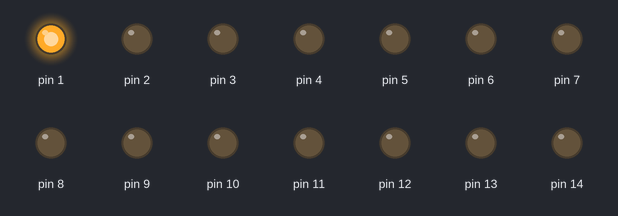
Bench run of a sketch on a simulated Arduino Uno, built with avr-gcc and run on an emulated ATmega328P. On the bench: output pins drawn as LEDs (lit = HIGH).

Above: at 0.2 s.
At 2.2 s:
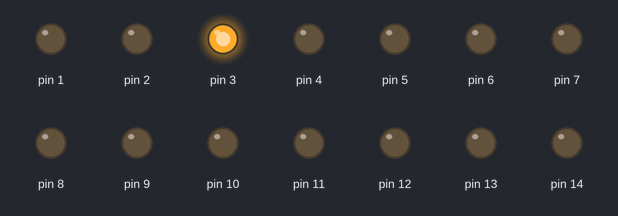
At 4.2 s:
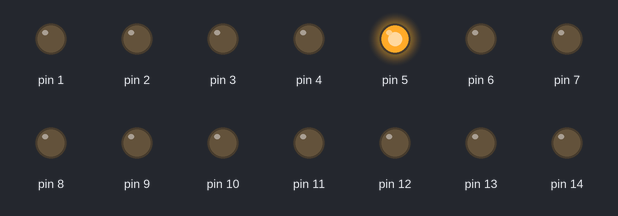
At 9.2 s:
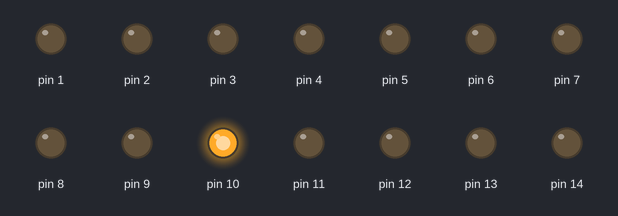
At 13.2 s:
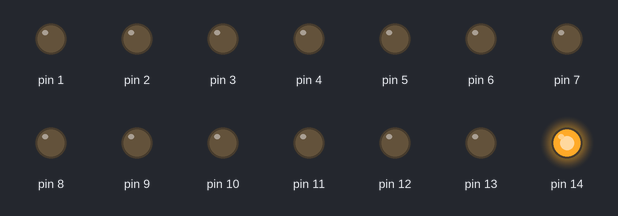
At 17.7 s:
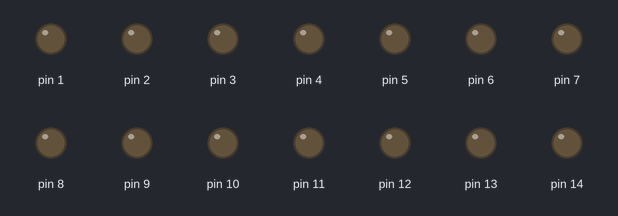
Timing chart, 0 to 18.2 s (numbered marks = the images above):
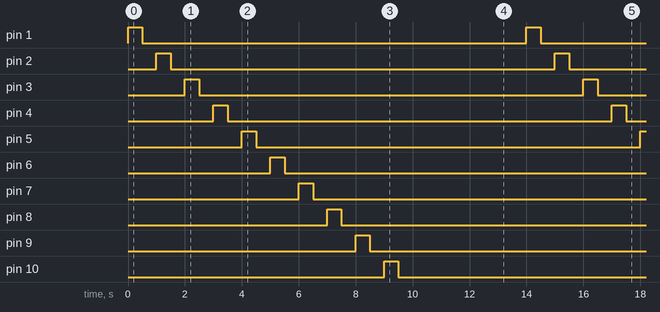

Measured:
- by itself, pin 1–14: alternates HIGH for 0.50 s and LOW for 13.5 s
- by itself, everything shown: repeats every 14.0 s, in 28 steps

The sketch:

LED_Running_Lights.ino
```cpp
void setup()
{
    pinMode(0, OUTPUT);   //设置LED口为输出模式
    digitalWrite(0, LOW);    // 设置LED 口默认为低电平
    pinMode(1, OUTPUT);   //设置LED口为输出模式
    digitalWrite(1, LOW);    // 设置LED 口默认为低电平
    pinMode(2, OUTPUT);   //设置LED口为输出模式
    digitalWrite(2, LOW);    // 设置LED 口默认为低电平
    pinMode(3, OUTPUT);   //设置LED口为输出模式
    digitalWrite(3, LOW);    // 设置LED 口默认为低电平
    pinMode(4, OUTPUT);   //设置LED口为输出模式
    digitalWrite(4, LOW);    // 设置LED 口默认为低电平
    pinMode(5, OUTPUT);   //设置LED口为输出模式
    digitalWrite(5, LOW);    // 设置LED 口默认为低电平
    pinMode(6, OUTPUT);   //设置LED口为输出模式
    digitalWrite(6, LOW);    // 设置LED 口默认为低电平
    pinMode(7, OUTPUT);   //设置LED口为输出模式
    digitalWrite(7, LOW);    // 设置LED 口默认为低电平
    pinMode(8, OUTPUT);   //设置LED口为输出模式
    digitalWrite(8, LOW);    // 设置LED 口默认为低电平
    pinMode(9, OUTPUT);   //设置LED口为输出模式
    digitalWrite(9, LOW);    // 设置LED 口默认为低电平
    pinMode(10, OUTPUT);   //设置LED口为输出模式
    digitalWrite(5, LOW);    // 设置LED 口默认为低电平
    pinMode(11, OUTPUT);   //设置LED口为输出模式
    digitalWrite(11, LOW);    // 设置LED 口默认为低电平
    pinMode(12, OUTPUT);   //设置LED口为输出模式
    digitalWrite(12, LOW);    // 设置LED 口默认为低电平
    pinMode(13, OUTPUT);   //设置LED口为输出模式
    digitalWrite(13, LOW);    // 设置LED 口默认为低电平
    pinMode(14, OUTPUT);   //设置LED口为输出模式
    digitalWrite(14, LOW);    // 设置LED 口默认为低电平

}

void loop() {
  //
    digitalWrite(1, HIGH);  // 设置LED 口默认为高电平
    delay(500); //延时500毫秒
    digitalWrite(1, LOW);  // 设置LED 口为低电平
    delay(500); //延时500毫秒
    digitalWrite(2, HIGH);  // 设置LED 口默认为高电平
    delay(500); //延时500毫秒
    digitalWrite(2, LOW);  // 设置LED 口为低电平
    delay(500); //延时500毫秒
    digitalWrite(3, HIGH);  // 设置LED 口默认为高电平
    delay(500); //延时500毫秒
    digitalWrite(3, LOW);  // 设置LED 口为低电平
    delay(500); //延时500毫秒
    digitalWrite(4, HIGH);  // 设置LED 口默认为高电平
    delay(500); //延时500毫秒
    digitalWrite(4, LOW);  // 设置LED 口为低电平
    delay(500); //延时500毫秒
    digitalWrite(5, HIGH);  // 设置LED 口默认为高电平
    delay(500); //延时500毫秒
    digitalWrite(5, LOW);  // 设置LED 口为低电平
    delay(500); //延时500毫秒
    digitalWrite(6, HIGH);  // 设置LED 口默认为高电平
    delay(500); //延时500毫秒
    digitalWrite(6, LOW);  // 设置LED 口为低电平
    delay(500); //延时500毫秒
    digitalWrite(7, HIGH);  // 设置LED 口默认为高电平
    delay(500); //延时500毫秒
    digitalWrite(7, LOW);  // 设置LED 口为低电平
    delay(500); //延时500毫秒
    digitalWrite(8, HIGH);  // 设置LED 口默认为高电平
    delay(500); //延时500毫秒
    digitalWrite(8, LOW);  // 设置LED 口为低电平
    delay(500); //延时500毫秒
    digitalWrite(9, HIGH);  // 设置LED 口默认为高电平
    delay(500); //延时500毫秒
    digitalWrite(9, LOW);  // 设置LED 口为低电平
    delay(500); //延时500毫秒
    digitalWrite(10, HIGH);  // 设置LED 口默认为高电平
    delay(500); //延时500毫秒
    digitalWrite(10, LOW);  // 设置LED 口为低电平
    delay(500); //延时500毫秒
    digitalWrite(11, HIGH);  // 设置LED 口默认为高电平
    delay(500); //延时500毫秒
    digitalWrite(11, LOW);  // 设置LED 口为低电平
    delay(500); //延时500毫秒
    digitalWrite(12, HIGH);  // 设置LED 口默认为高电平
    delay(500); //延时500毫秒
    digitalWrite(12, LOW);  // 设置LED 口为低电平
    delay(500); //延时500毫秒
    digitalWrite(13, HIGH);  // 设置LED 口默认为高电平
    delay(500); //延时500毫秒
    digitalWrite(13, LOW);  // 设置LED 口为低电平
    delay(500); //延时500毫秒
    digitalWrite(14, HIGH);  // 设置LED 口默认为高电平
    delay(500); //延时500毫秒
    digitalWrite(14, LOW);  // 设置LED 口为低电平
    delay(500); //延时500毫秒
}
```
